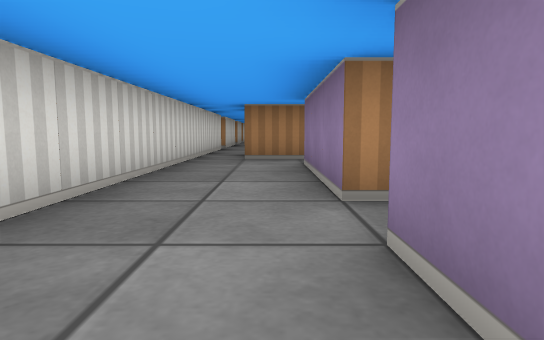
[1] (above)

24 first-person views from a walk through a cub3D ray-caster map. The camera is about half as high as the walls, tilts 6° down and sees 75° across. The floor is counted in squares. Each view is taken from the middle of a square. On the plan, view 1 faces up. The plan holds only what a view shows up to about 9 squares ahead; the rest is blank.

[2]
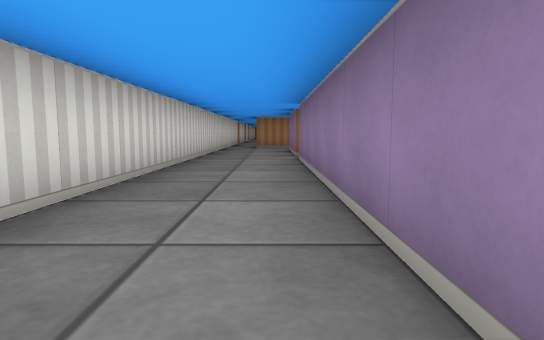

[3]
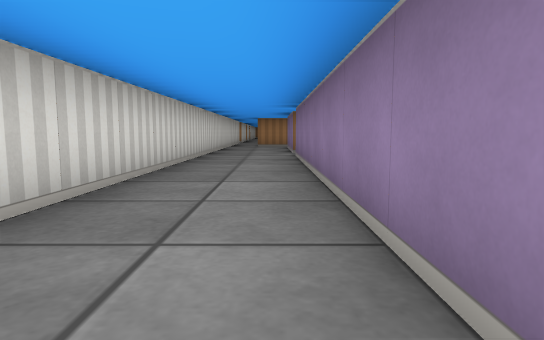

[4]
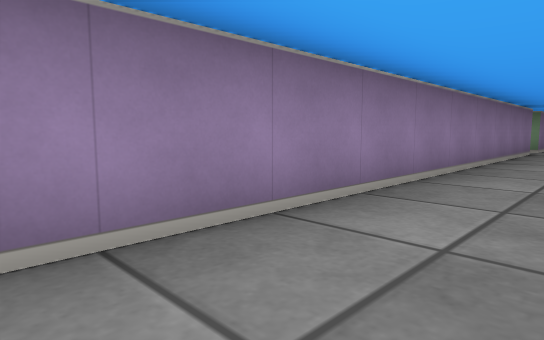

[5]
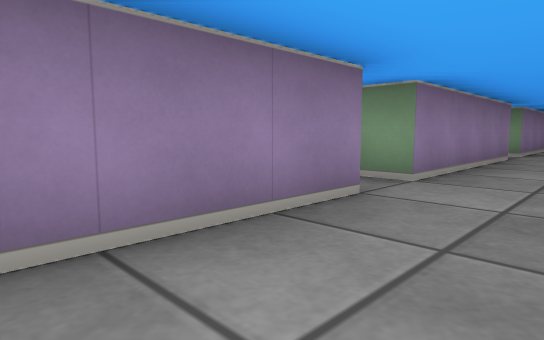

[6]
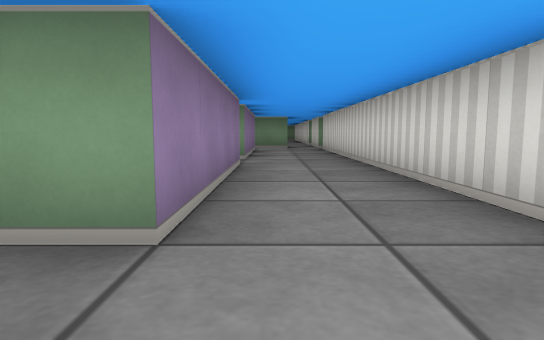

[7]
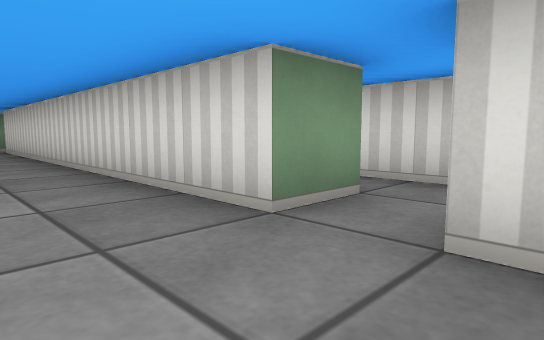

[8]
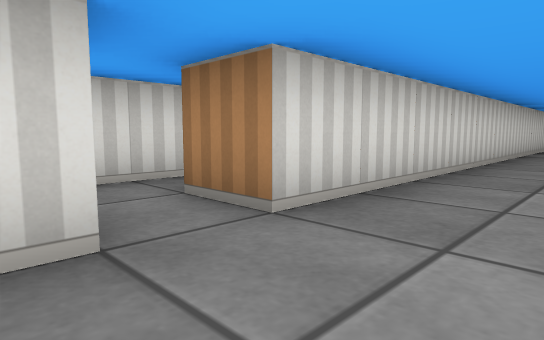

[9]
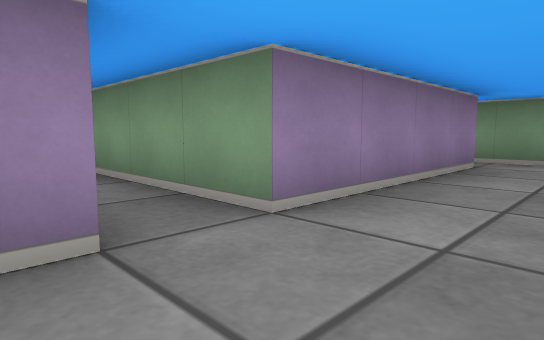

[10]
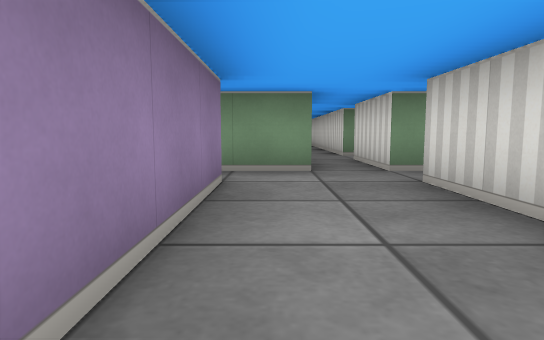

[11]
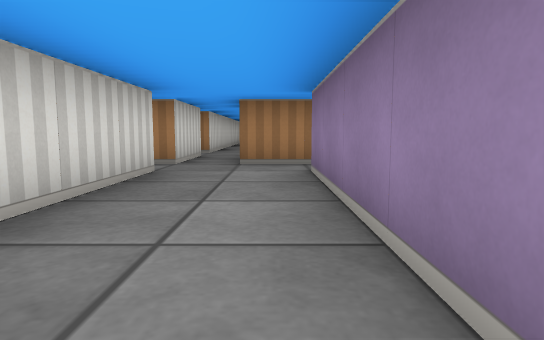

[12]
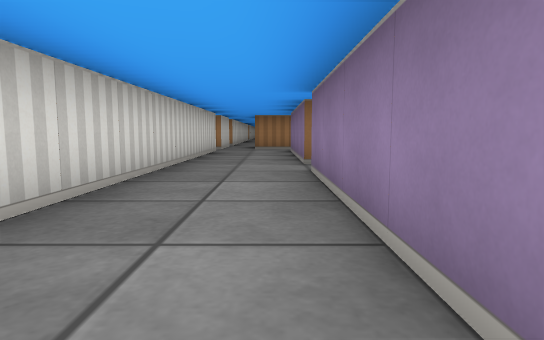

[13]
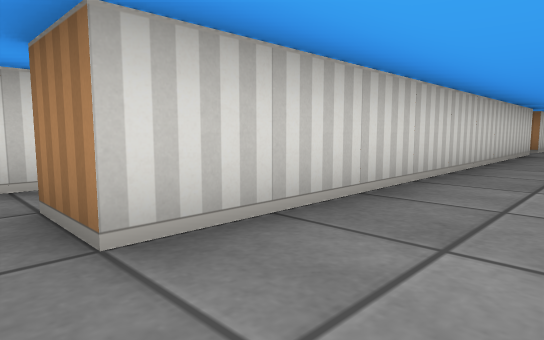

[14]
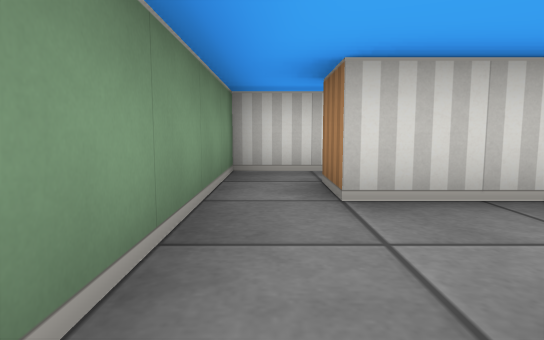

[15]
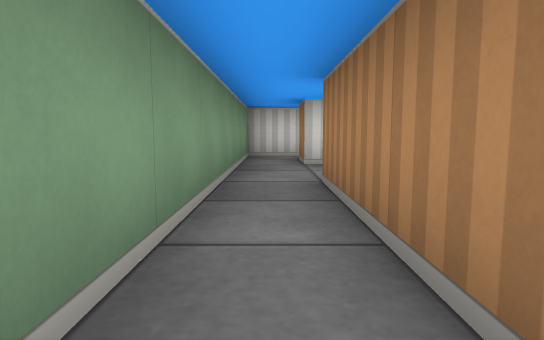

[16]
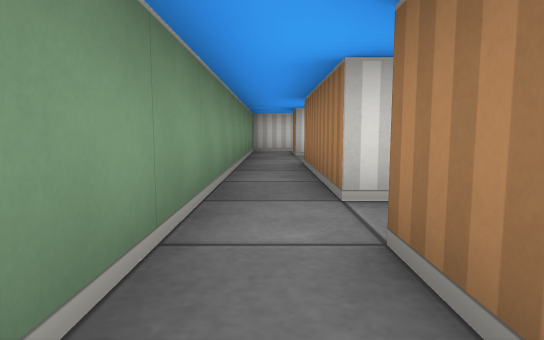

[17]
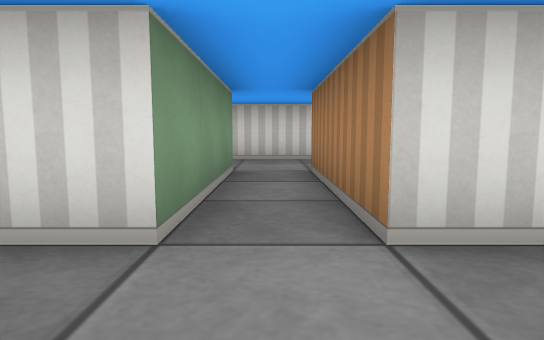

[18]
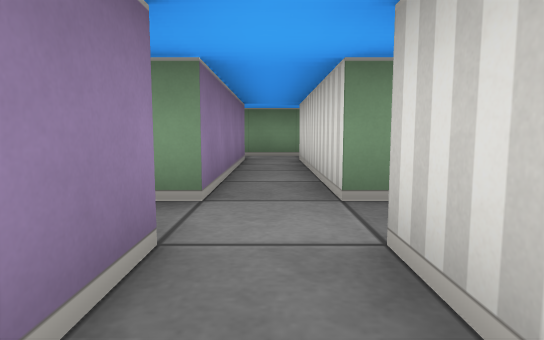

[19]
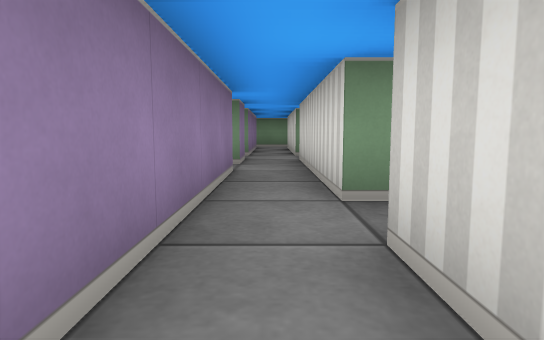

[20]
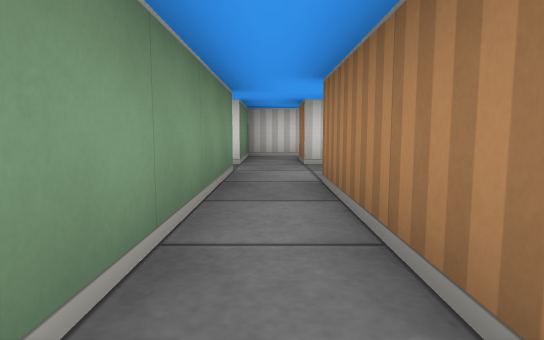

[21]
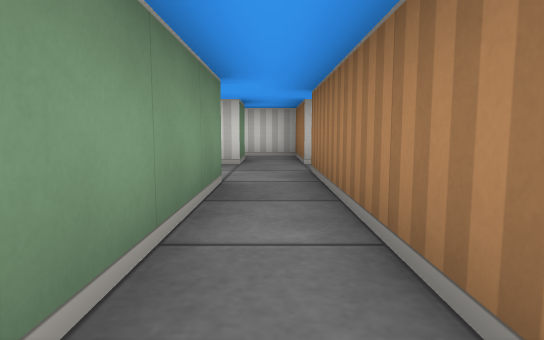

[22]
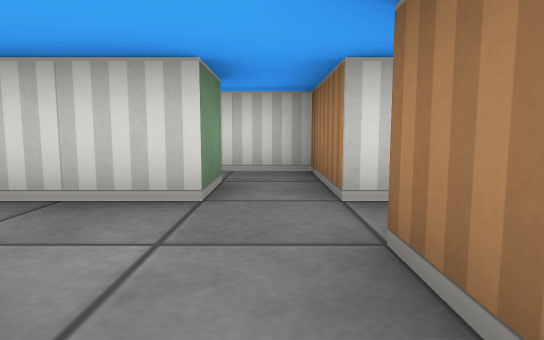

[23]
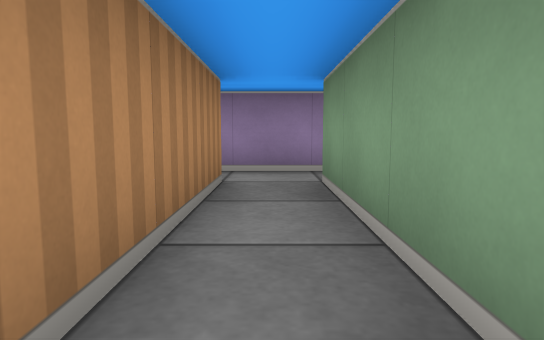

[24]
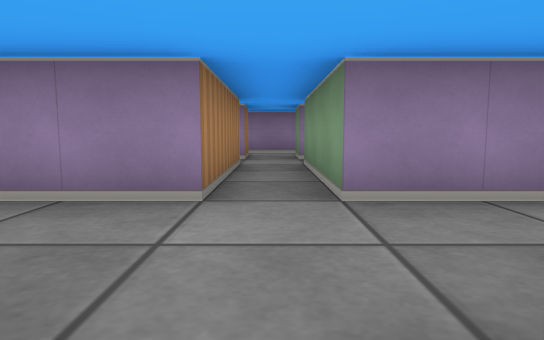

### Floor plan
Points are (right, up) in squares from view 1. A wall is a line through its corners. A room is listed if a view was taken in it or the views show most of it. See-through windows are left out.
Room 1 (views 1, 2, 3, 4, 5, 6, 7, 8, 9, 10, 20, 23)
walls: (-1.5, -13.5) (-1.5, -22.5); (3.5, -12.5) (0.5, -12.5) (0.5, 1.5); (0.5, -17.6) (0.5, -13.5) (3.5, -13.5); (0.5, 2.5) (0.5, 5.5); (0.6, 6.5) (-0.5, 6.5); (3.5, -22.5) (0.5, -22.5) (0.5, -18.5) (3.5, -18.5); (-0.6, -23.5) (3.5, -23.5); (4.5, -23.4) (4.5, -22.2); (-1.5, 9) (-1.5, -12.5)
ways out: opening at (-1, -24.5) to room 2; opening at (4, -24.5) to room 2; opening at (-2, -13) to room 5; opening at (-2, -23); opening at (-1, 7.5); opening at (3, -18); opening at (3, -13); opening at (4, -21.5)
Room 2 (views 11, 12, 13, 14, 19, 21, 22)
walls: (3.5, -30.5) (0.5, -30.5) (0.5, -26.5) (3.5, -26.5) (3.5, -28.5); (-1.5, -26.5) (-1.5, -35.5); (4.5, -28.5) (4.5, -23.4); (3.5, -35.5) (0.5, -35.5) (0.5, -31.5) (3.5, -31.5); (3.5, -24.5) (3.5, -25.5) (-0.5, -25.5); (-1.5, -36.5) (3.5, -36.5); (-1.5, -23.5) (-1.5, -25.5)
ways out: opening at (-1, -24.5) to room 1; opening at (4, -24.5) to room 1; opening at (3, -36) to room 3; opening at (3, -31) to room 4; opening at (4, -27.5) to room 4; opening at (-2, -36) to room 6; opening at (-2, -26) to room 7
Room 3 (view 15)
walls: (5.5, -35.5) (4.5, -35.5) (4.5, -31.5); (3.5, -36.5) (5.5, -36.5); (3.5, -31.5) (3.5, -35.5)
ways out: opening at (3, -36) to room 2; opening at (4, -32) to room 4; opening at (5, -36) to room 4
Room 4 (views 16, 17, 18)
walls: (4.5, -31.5) (4.9, -31.5); (4.5, -30.5) (4.5, -29.5); (3.5, -28.5) (3.5, -30.5)
ways out: opening at (3, -31) to room 2; opening at (4, -27.5) to room 2; opening at (4, -32) to room 3; opening at (5, -36) to room 3
Room 5 (view 24)
walls: (-3.5, -11.9) (-3.5, -14.1); (-1.5, -12.5) (-2.5, -12.5); (-2.6, -13.5) (-1.5, -13.5)
ways out: opening at (-2, -13) to room 1; opening at (-3, -14)
Room 6 (no view inside)
walls: (-3.5, -35.2) (-3.5, -36.5) (-1.5, -36.5); (-1.5, -35.5) (-2.5, -35.5)
ways out: opening at (-2, -36) to room 2; opening at (-3, -35)
Room 7 (no view inside)
walls: (-2.5, -26.5) (-1.5, -26.5); (-1.5, -25.5) (-3.5, -25.5) (-3.5, -26.8)
ways out: opening at (-2, -26) to room 2; opening at (-3, -27.5)

Where each view was taken, in squares from view 1:
view 1: 0 up, 0 right, facing up
view 2: 5 down, 0 right, facing up
view 3: 6 down, 0 right, facing up
view 4: 3 down, 1 left, facing down-right
view 5: 10 down, 1 left, facing down-right
view 6: 12 down, 0 right, facing down
view 7: 12 down, 0 right, facing down-left
view 8: 14 down, 0 right, facing up-left
view 9: 17 down, 1 left, facing down-right
view 10: 19 down, 0 right, facing down
view 11: 31 down, 0 right, facing up
view 12: 36 down, 0 right, facing up
view 13: 36 down, 0 right, facing up-left
view 14: 36 down, 1 right, facing left
view 15: 36 down, 4 right, facing left
view 16: 36 down, 6 right, facing left
view 17: 31 down, 5 right, facing left
view 18: 29 down, 4 right, facing down
view 19: 24 down, 4 right, facing down
view 20: 23 down, 4 right, facing left
view 21: 26 down, 4 right, facing left
view 22: 26 down, 1 right, facing left
view 23: 23 down, 0 right, facing right
view 24: 13 down, 2 left, facing right
